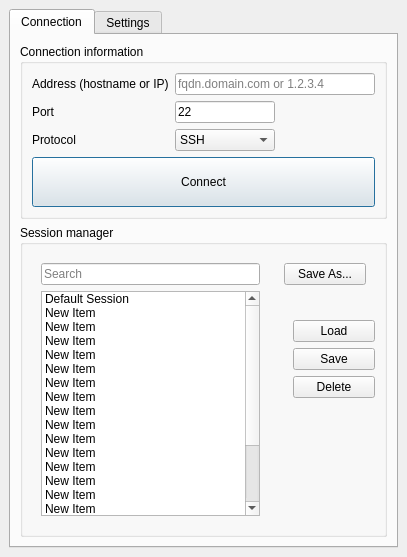
<?xml version="1.0" encoding="UTF-8"?>
<ui version="4.0">
 <class>SettingsWindow</class>
 <widget class="QMainWindow" name="SettingsWindow">
  <property name="geometry">
   <rect>
    <x>0</x>
    <y>0</y>
    <width>391</width>
    <height>557</height>
   </rect>
  </property>
  <property name="windowTitle">
   <string>MainWindow</string>
  </property>
  <widget class="QWidget" name="centralwidget">
   <layout class="QVBoxLayout" name="verticalLayout">
    <item>
     <widget class="QTabWidget" name="tabs">
      <property name="sizePolicy">
       <sizepolicy hsizetype="Expanding" vsizetype="Expanding">
        <horstretch>0</horstretch>
        <verstretch>0</verstretch>
       </sizepolicy>
      </property>
      <property name="currentIndex">
       <number>0</number>
      </property>
      <widget class="QWidget" name="connection_tab">
       <property name="sizePolicy">
        <sizepolicy hsizetype="Expanding" vsizetype="Expanding">
         <horstretch>0</horstretch>
         <verstretch>0</verstretch>
        </sizepolicy>
       </property>
       <attribute name="title">
        <string>Connection</string>
       </attribute>
       <layout class="QVBoxLayout" name="verticalLayout_2">
        <item>
         <widget class="QGroupBox" name="connection_group">
          <property name="enabled">
           <bool>true</bool>
          </property>
          <property name="sizePolicy">
           <sizepolicy hsizetype="Expanding" vsizetype="Maximum">
            <horstretch>0</horstretch>
            <verstretch>0</verstretch>
           </sizepolicy>
          </property>
          <property name="maximumSize">
           <size>
            <width>16777215</width>
            <height>200</height>
           </size>
          </property>
          <property name="title">
           <string>Connection information</string>
          </property>
          <layout class="QFormLayout" name="formLayout">
           <item row="2" column="0">
            <widget class="QLabel" name="connection_port_label">
             <property name="text">
              <string>Port</string>
             </property>
            </widget>
           </item>
           <item row="2" column="1">
            <widget class="QLineEdit" name="connection_port">
             <property name="sizePolicy">
              <sizepolicy hsizetype="Fixed" vsizetype="Expanding">
               <horstretch>0</horstretch>
               <verstretch>0</verstretch>
              </sizepolicy>
             </property>
             <property name="maximumSize">
              <size>
               <width>100</width>
               <height>16777215</height>
              </size>
             </property>
             <property name="inputMask">
              <string/>
             </property>
             <property name="text">
              <string>22</string>
             </property>
             <property name="maxLength">
              <number>5</number>
             </property>
             <property name="placeholderText">
              <string>1-65535</string>
             </property>
            </widget>
           </item>
           <item row="1" column="0">
            <widget class="QLabel" name="connection_hostname_label">
             <property name="text">
              <string>Address (hostname or IP)</string>
             </property>
            </widget>
           </item>
           <item row="1" column="1">
            <widget class="QLineEdit" name="connection_hostname">
             <property name="minimumSize">
              <size>
               <width>200</width>
               <height>0</height>
              </size>
             </property>
             <property name="placeholderText">
              <string>fqdn.domain.com or 1.2.3.4</string>
             </property>
            </widget>
           </item>
           <item row="3" column="0">
            <widget class="QLabel" name="connection_protocol_label">
             <property name="layoutDirection">
              <enum>Qt::LeftToRight</enum>
             </property>
             <property name="text">
              <string>Protocol</string>
             </property>
            </widget>
           </item>
           <item row="3" column="1">
            <widget class="QComboBox" name="connection_protocol">
             <property name="maximumSize">
              <size>
               <width>100</width>
               <height>16777215</height>
              </size>
             </property>
             <item>
              <property name="text">
               <string>SSH</string>
              </property>
             </item>
             <item>
              <property name="text">
               <string>Telnet</string>
              </property>
             </item>
             <item>
              <property name="text">
               <string>Raw</string>
              </property>
             </item>
            </widget>
           </item>
           <item row="9" column="0" colspan="2">
            <widget class="QPushButton" name="connection_connect_button">
             <property name="sizePolicy">
              <sizepolicy hsizetype="Expanding" vsizetype="Expanding">
               <horstretch>0</horstretch>
               <verstretch>0</verstretch>
              </sizepolicy>
             </property>
             <property name="minimumSize">
              <size>
               <width>100</width>
               <height>50</height>
              </size>
             </property>
             <property name="text">
              <string>Connect</string>
             </property>
             <property name="default">
              <bool>true</bool>
             </property>
            </widget>
           </item>
          </layout>
         </widget>
        </item>
        <item>
         <widget class="QGroupBox" name="session_group">
          <property name="sizePolicy">
           <sizepolicy hsizetype="Preferred" vsizetype="Expanding">
            <horstretch>0</horstretch>
            <verstretch>0</verstretch>
           </sizepolicy>
          </property>
          <property name="minimumSize">
           <size>
            <width>0</width>
            <height>288</height>
           </size>
          </property>
          <property name="baseSize">
           <size>
            <width>0</width>
            <height>198</height>
           </size>
          </property>
          <property name="title">
           <string>Session manager</string>
          </property>
          <layout class="QHBoxLayout" name="horizontalLayout">
           <item>
            <widget class="QWidget" name="session_list_widget" native="true">
             <property name="minimumSize">
              <size>
               <width>200</width>
               <height>0</height>
              </size>
             </property>
             <layout class="QVBoxLayout" name="verticalLayout_6">
              <item>
               <widget class="QLineEdit" name="session_search">
                <property name="text">
                 <string/>
                </property>
                <property name="placeholderText">
                 <string>Search</string>
                </property>
               </widget>
              </item>
              <item>
               <widget class="QListWidget" name="session_list">
                <property name="resizeMode">
                 <enum>QListView::Fixed</enum>
                </property>
                <item>
                 <property name="text">
                  <string>Default Session</string>
                 </property>
                </item>
                <item>
                 <property name="text">
                  <string>New Item</string>
                 </property>
                </item>
                <item>
                 <property name="text">
                  <string>New Item</string>
                 </property>
                </item>
                <item>
                 <property name="text">
                  <string>New Item</string>
                 </property>
                </item>
                <item>
                 <property name="text">
                  <string>New Item</string>
                 </property>
                </item>
                <item>
                 <property name="text">
                  <string>New Item</string>
                 </property>
                </item>
                <item>
                 <property name="text">
                  <string>New Item</string>
                 </property>
                </item>
                <item>
                 <property name="text">
                  <string>New Item</string>
                 </property>
                </item>
                <item>
                 <property name="text">
                  <string>New Item</string>
                 </property>
                </item>
                <item>
                 <property name="text">
                  <string>New Item</string>
                 </property>
                </item>
                <item>
                 <property name="text">
                  <string>New Item</string>
                 </property>
                </item>
                <item>
                 <property name="text">
                  <string>New Item</string>
                 </property>
                </item>
                <item>
                 <property name="text">
                  <string>New Item</string>
                 </property>
                </item>
                <item>
                 <property name="text">
                  <string>New Item</string>
                 </property>
                </item>
                <item>
                 <property name="text">
                  <string>New Item</string>
                 </property>
                </item>
                <item>
                 <property name="text">
                  <string>New Item</string>
                 </property>
                </item>
                <item>
                 <property name="text">
                  <string>New Item</string>
                 </property>
                </item>
                <item>
                 <property name="text">
                  <string>New Item</string>
                 </property>
                </item>
                <item>
                 <property name="text">
                  <string>New Item</string>
                 </property>
                </item>
                <item>
                 <property name="text">
                  <string>New Item</string>
                 </property>
                </item>
                <item>
                 <property name="text">
                  <string>New Item</string>
                 </property>
                </item>
               </widget>
              </item>
             </layout>
            </widget>
           </item>
           <item>
            <widget class="QWidget" name="session_buttons_group" native="true">
             <property name="minimumSize">
              <size>
               <width>100</width>
               <height>0</height>
              </size>
             </property>
             <layout class="QVBoxLayout" name="verticalLayout_5">
              <item>
               <widget class="QPushButton" name="session_save_as">
                <property name="text">
                 <string>Save As...</string>
                </property>
               </widget>
              </item>
              <item>
               <widget class="QWidget" name="session_buttons_widget" native="true">
                <property name="sizePolicy">
                 <sizepolicy hsizetype="Maximum" vsizetype="Minimum">
                  <horstretch>0</horstretch>
                  <verstretch>0</verstretch>
                 </sizepolicy>
                </property>
                <property name="minimumSize">
                 <size>
                  <width>100</width>
                  <height>0</height>
                 </size>
                </property>
                <property name="maximumSize">
                 <size>
                  <width>200</width>
                  <height>16777215</height>
                 </size>
                </property>
                <layout class="QVBoxLayout" name="verticalLayout_4">
                 <item>
                  <spacer name="session_vertical_spacer_1">
                   <property name="orientation">
                    <enum>Qt::Vertical</enum>
                   </property>
                   <property name="sizeType">
                    <enum>QSizePolicy::Fixed</enum>
                   </property>
                   <property name="sizeHint" stdset="0">
                    <size>
                     <width>20</width>
                     <height>20</height>
                    </size>
                   </property>
                  </spacer>
                 </item>
                 <item>
                  <widget class="QPushButton" name="session_load">
                   <property name="text">
                    <string>Load</string>
                   </property>
                  </widget>
                 </item>
                 <item>
                  <widget class="QPushButton" name="session_save">
                   <property name="text">
                    <string>Save</string>
                   </property>
                  </widget>
                 </item>
                 <item>
                  <widget class="QPushButton" name="session_delete">
                   <property name="text">
                    <string>Delete</string>
                   </property>
                  </widget>
                 </item>
                 <item>
                  <spacer name="session_vertical_spacer_2">
                   <property name="orientation">
                    <enum>Qt::Vertical</enum>
                   </property>
                   <property name="sizeHint" stdset="0">
                    <size>
                     <width>20</width>
                     <height>40</height>
                    </size>
                   </property>
                  </spacer>
                 </item>
                </layout>
               </widget>
              </item>
             </layout>
            </widget>
           </item>
          </layout>
         </widget>
        </item>
       </layout>
      </widget>
      <widget class="QWidget" name="settings_tab">
       <attribute name="title">
        <string>Settings</string>
       </attribute>
       <layout class="QVBoxLayout" name="verticalLayout_3">
        <item>
         <widget class="QLabel" name="settings_label">
          <property name="text">
           <string>Maybe later</string>
          </property>
          <property name="alignment">
           <set>Qt::AlignCenter</set>
          </property>
         </widget>
        </item>
       </layout>
      </widget>
     </widget>
    </item>
   </layout>
  </widget>
 </widget>
 <resources/>
 <connections/>
</ui>
